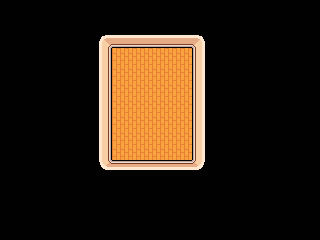

This game map was drawn from its Tiled (.tmx) file and the tilesets committed beside it. A one-line description and the trimmed map source follow:
An orthogonal 20x15 tile map with 16x16 px tiles, 2 tile layers (Tile Layer 1, Tile Layer 2) and 8 objects.

<map version="1.9" tiledversion="1.9.2" orientation="orthogonal" renderorder="right-down" width="20" height="15" tilewidth="16" tileheight="16" infinite="0" nextlayerid="20" nextobjectid="256">
 <tileset firstgid="1" name="fantasy" tilewidth="16" tileheight="16" tilecount="1120" columns="28">
  <image source="tilesets/tileset.png" width="448" height="640" />
 </tileset>
 <layer id="10" name="Tile Layer 1" width="20" height="15" locked="1">
  <data>[300 cells, 300 non-empty, 2 distinct tile ids]</data>
 </layer>
 <layer id="11" name="Tile Layer 2" width="20" height="15" locked="1">
  <data>[300 cells, 28 non-empty, 8 distinct tile ids]</data>
 </layer>
 <objectgroup id="6" name="collisions" locked="1">
  <object id="241" x="96" y="160" width="96" height="16" />
  <object id="242" x="96" y="32" width="16" height="128" />
  <object id="244" x="96" y="32" width="112" height="16" />
  <object id="245" x="192" y="48" width="16" height="128" />
 </objectgroup>
 <objectgroup id="16" name="coins" locked="1">
  <object id="250" x="144" y="112" width="16" height="16" />
 </objectgroup>
 <objectgroup id="17" name="endpoint" locked="1">
  <object id="252" x="144" y="48" width="16" height="16" />
  <object id="253" x="144" y="64" width="16" height="16" />
 </objectgroup>
 <objectgroup id="15" name="spawnpoint">
  <object id="255" x="144" y="144" width="16" height="16" />
 </objectgroup>
</map>
